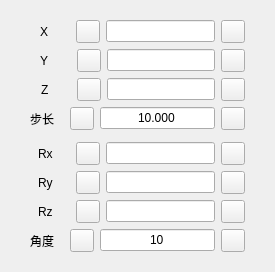
         <widget class="QWidget" name="ArmEndToolsCoordinateControlPage">
          <layout class="QHBoxLayout" name="horizontalLayout_6">
           <item>
            <widget class="CardWidget" name="ArmEndToolsCoordinateControlCard">
             <layout class="QHBoxLayout" name="horizontalLayout_7">
              <item>
               <layout class="QVBoxLayout" name="verticalLayout_3">
                <item>
                 <layout class="QHBoxLayout" name="horizontalLayout_10">
                  <item>
                   <spacer name="horizontalSpacer_32">
                    <property name="orientation">
                     <enum>Qt::Horizontal</enum>
                    </property>
                    <property name="sizeType">
                     <enum>QSizePolicy::Minimum</enum>
                    </property>
                    <property name="sizeHint" stdset="0">
                     <size>
                      <width>20</width>
                      <height>20</height>
                     </size>
                    </property>
                   </spacer>
                  </item>
                  <item>
                   <widget class="StrongBodyLabel" name="XLable">
                    <property name="text">
                     <string>X</string>
                    </property>
                    <property name="lightCustomQss" stdset="0">
                     <string>PushButton {     background: rgb(0, 170, 255); }  PushButton:hover {     background: rgb(0, 170, 255); }</string>
                    </property>
                   </widget>
                  </item>
                  <item>
                   <spacer name="horizontalSpacer_19">
                    <property name="orientation">
                     <enum>Qt::Horizontal</enum>
                    </property>
                    <property name="sizeType">
                     <enum>QSizePolicy::Minimum</enum>
                    </property>
                    <property name="sizeHint" stdset="0">
                     <size>
                      <width>22</width>
                      <height>20</height>
                     </size>
                    </property>
                   </spacer>
                  </item>
                  <item>
                   <widget class="ToolButton" name="XAxisSubButton">
                    <property name="lightCustomQss" stdset="0">
                     <string>ToolButton {
    background: rgb(125, 214, 249);
}

ToolButton:hover {
    background: rgb(125, 214, 249);
}</string>
                    </property>
                   </widget>
                  </item>
                  <item>
                   <widget class="LineEdit" name="XAxisEdit">
                    <property name="alignment">
                     <set>Qt::AlignCenter</set>
                    </property>
                    <property name="readOnly">
                     <bool>true</bool>
                    </property>
                   </widget>
                  </item>
                  <item>
                   <widget class="ToolButton" name="XAxisAddButton">
                    <property name="lightCustomQss" stdset="0">
                     <string>ToolButton {
    background: rgb(125, 214, 249);
}

ToolButton:hover {
    background: rgb(125, 214, 249);
}</string>
                    </property>
                   </widget>
                  </item>
                  <item>
                   <spacer name="horizontalSpacer_36">
                    <property name="orientation">
                     <enum>Qt::Horizontal</enum>
                    </property>
                    <property name="sizeType">
                     <enum>QSizePolicy::Minimum</enum>
                    </property>
                    <property name="sizeHint" stdset="0">
                     <size>
                      <width>10</width>
                      <height>20</height>
                     </size>
                    </property>
                   </spacer>
                  </item>
                 </layout>
                </item>
                <item>
                 <layout class="QHBoxLayout" name="horizontalLayout_11">
                  <item>
                   <spacer name="horizontalSpacer_33">
                    <property name="orientation">
                     <enum>Qt::Horizontal</enum>
                    </property>
                    <property name="sizeType">
                     <enum>QSizePolicy::Minimum</enum>
                    </property>
                    <property name="sizeHint" stdset="0">
                     <size>
                      <width>20</width>
                      <height>20</height>
                     </size>
                    </property>
                   </spacer>
                  </item>
                  <item>
                   <widget class="StrongBodyLabel" name="YLable">
                    <property name="text">
                     <string>Y</string>
                    </property>
                   </widget>
                  </item>
                  <item>
                   <spacer name="horizontalSpacer_20">
                    <property name="orientation">
                     <enum>Qt::Horizontal</enum>
                    </property>
                    <property name="sizeType">
                     <enum>QSizePolicy::Minimum</enum>
                    </property>
                    <property name="sizeHint" stdset="0">
                     <size>
                      <width>23</width>
                      <height>20</height>
                     </size>
                    </property>
                   </spacer>
                  </item>
                  <item>
                   <widget class="ToolButton" name="YAxisSubButton">
                    <property name="lightCustomQss" stdset="0">
                     <string>ToolButton {
    background: rgb(125, 214, 249);
}

ToolButton:hover {
    background: rgb(125, 214, 249);
}</string>
                    </property>
                   </widget>
                  </item>
                  <item>
                   <widget class="LineEdit" name="YAxisEdit">
                    <property name="alignment">
                     <set>Qt::AlignCenter</set>
                    </property>
                    <property name="readOnly">
                     <bool>true</bool>
                    </property>
                   </widget>
                  </item>
                  <item>
                   <widget class="ToolButton" name="YAxisAddButton">
                    <property name="lightCustomQss" stdset="0">
                     <string>ToolButton {
    background: rgb(125, 214, 249);
}

ToolButton:hover {
    background: rgb(125, 214, 249);
}</string>
                    </property>
                   </widget>
                  </item>
                  <item>
                   <spacer name="horizontalSpacer_37">
                    <property name="orientation">
                     <enum>Qt::Horizontal</enum>
                    </property>
                    <property name="sizeType">
                     <enum>QSizePolicy::Minimum</enum>
                    </property>
                    <property name="sizeHint" stdset="0">
                     <size>
                      <width>10</width>
                      <height>20</height>
                     </size>
                    </property>
                   </spacer>
                  </item>
                 </layout>
                </item>
                <item>
                 <layout class="QHBoxLayout" name="horizontalLayout_13">
                  <item>
                   <spacer name="horizontalSpacer_34">
                    <property name="orientation">
                     <enum>Qt::Horizontal</enum>
                    </property>
                    <property name="sizeType">
                     <enum>QSizePolicy::Minimum</enum>
                    </property>
                    <property name="sizeHint" stdset="0">
                     <size>
                      <width>21</width>
                      <height>20</height>
                     </size>
                    </property>
                   </spacer>
                  </item>
                  <item>
                   <widget class="StrongBodyLabel" name="Zlable">
                    <property name="text">
                     <string>Z</string>
                    </property>
                   </widget>
                  </item>
                  <item>
                   <spacer name="horizontalSpacer_21">
                    <property name="orientation">
                     <enum>Qt::Horizontal</enum>
                    </property>
                    <property name="sizeType">
                     <enum>QSizePolicy::Minimum</enum>
                    </property>
                    <property name="sizeHint" stdset="0">
                     <size>
                      <width>22</width>
                      <height>20</height>
                     </size>
                    </property>
                   </spacer>
                  </item>
                  <item>
                   <widget class="ToolButton" name="ZAxisSubButton">
                    <property name="lightCustomQss" stdset="0">
                     <string>ToolButton {
    background: rgb(125, 214, 249);
}

ToolButton:hover {
    background: rgb(125, 214, 249);
}</string>
                    </property>
                   </widget>
                  </item>
                  <item>
                   <widget class="LineEdit" name="ZAxisEdit">
                    <property name="alignment">
                     <set>Qt::AlignCenter</set>
                    </property>
                    <property name="readOnly">
                     <bool>true</bool>
                    </property>
                   </widget>
                  </item>
                  <item>
                   <widget class="ToolButton" name="ZAxisAddButton">
                    <property name="lightCustomQss" stdset="0">
                     <string>ToolButton {
    background: rgb(125, 214, 249);
}

ToolButton:hover {
    background: rgb(125, 214, 249);
}</string>
                    </property>
                   </widget>
                  </item>
                  <item>
                   <spacer name="horizontalSpacer_38">
                    <property name="orientation">
                     <enum>Qt::Horizontal</enum>
                    </property>
                    <property name="sizeType">
                     <enum>QSizePolicy::Minimum</enum>
                    </property>
                    <property name="sizeHint" stdset="0">
                     <size>
                      <width>10</width>
                      <height>20</height>
                     </size>
                    </property>
                   </spacer>
                  </item>
                 </layout>
                </item>
                <item>
                 <layout class="QHBoxLayout" name="horizontalLayout_14">
                  <item>
                   <spacer name="horizontalSpacer_35">
                    <property name="orientation">
                     <enum>Qt::Horizontal</enum>
                    </property>
                    <property name="sizeType">
                     <enum>QSizePolicy::Minimum</enum>
                    </property>
                    <property name="sizeHint" stdset="0">
                     <size>
                      <width>10</width>
                      <height>20</height>
                     </size>
                    </property>
                   </spacer>
                  </item>
                  <item>
                   <widget class="StrongBodyLabel" name="CoordinateStepLable">
                    <property name="text">
                     <string>步长</string>
                    </property>
                   </widget>
                  </item>
                  <item>
                   <spacer name="horizontalSpacer_22">
                    <property name="orientation">
                     <enum>Qt::Horizontal</enum>
                    </property>
                    <property name="sizeType">
                     <enum>QSizePolicy::Minimum</enum>
                    </property>
                    <property name="sizeHint" stdset="0">
                     <size>
                      <width>10</width>
                      <height>20</height>
                     </size>
                    </property>
                   </spacer>
                  </item>
                  <item>
                   <widget class="ToolButton" name="CoordinateStepSubButton">
                    <property name="lightCustomQss" stdset="0">
                     <string>ToolButton {
    background: rgb(125, 214, 249);
}

ToolButton:hover {
    background: rgb(125, 214, 249);
}</string>
                    </property>
                   </widget>
                  </item>
                  <item>
                   <widget class="LineEdit" name="CoordinateStepEdit">
                    <property name="text">
                     <string>10.000</string>
                    </property>
                    <property name="alignment">
                     <set>Qt::AlignCenter</set>
                    </property>
                   </widget>
                  </item>
                  <item>
                   <widget class="ToolButton" name="CoordinateAddButton">
                    <property name="lightCustomQss" stdset="0">
                     <string>ToolButton {
    background: rgb(125, 214, 249);
}

ToolButton:hover {
    background: rgb(125, 214, 249);
}</string>
                    </property>
                   </widget>
                  </item>
                  <item>
                   <spacer name="horizontalSpacer_39">
                    <property name="orientation">
                     <enum>Qt::Horizontal</enum>
                    </property>
                    <property name="sizeType">
                     <enum>QSizePolicy::Minimum</enum>
                    </property>
                    <property name="sizeHint" stdset="0">
                     <size>
                      <width>10</width>
                      <height>20</height>
                     </size>
                    </property>
                   </spacer>
                  </item>
                 </layout>
                </item>
                <item>
                 <widget class="HorizontalSeparator" name="HorizontalSeparator_2"/>
                </item>
                <item>
                 <layout class="QHBoxLayout" name="horizontalLayout_24">
                  <item>
                   <spacer name="horizontalSpacer_23">
                    <property name="orientation">
                     <enum>Qt::Horizontal</enum>
                    </property>
                    <property name="sizeType">
                     <enum>QSizePolicy::Minimum</enum>
                    </property>
                    <property name="sizeHint" stdset="0">
                     <size>
                      <width>18</width>
                      <height>20</height>
                     </size>
                    </property>
                   </spacer>
                  </item>
                  <item>
                   <widget class="StrongBodyLabel" name="RxLabel">
                    <property name="text">
                     <string>Rx</string>
                    </property>
                   </widget>
                  </item>
                  <item>
                   <spacer name="horizontalSpacer_79">
                    <property name="orientation">
                     <enum>Qt::Horizontal</enum>
                    </property>
                    <property name="sizeType">
                     <enum>QSizePolicy::Minimum</enum>
                    </property>
                    <property name="sizeHint" stdset="0">
                     <size>
                      <width>17</width>
                      <height>20</height>
                     </size>
                    </property>
                   </spacer>
                  </item>
                  <item>
                   <widget class="ToolButton" name="RxAxisSubButton">
                    <property name="lightCustomQss" stdset="0">
                     <string>ToolButton {
    background: rgb(125, 214, 249);
}

ToolButton:hover {
    background: rgb(125, 214, 249);
}</string>
                    </property>
                   </widget>
                  </item>
                  <item>
                   <widget class="LineEdit" name="RxAxisEdit">
                    <property name="alignment">
                     <set>Qt::AlignCenter</set>
                    </property>
                    <property name="readOnly">
                     <bool>true</bool>
                    </property>
                   </widget>
                  </item>
                  <item>
                   <widget class="ToolButton" name="RxAxisAddButton">
                    <property name="lightCustomQss" stdset="0">
                     <string>ToolButton {
    background: rgb(125, 214, 249);
}

ToolButton:hover {
    background: rgb(125, 214, 249);
}</string>
                    </property>
                   </widget>
                  </item>
                  <item>
                   <spacer name="horizontalSpacer_80">
                    <property name="orientation">
                     <enum>Qt::Horizontal</enum>
                    </property>
                    <property name="sizeType">
                     <enum>QSizePolicy::Minimum</enum>
                    </property>
                    <property name="sizeHint" stdset="0">
                     <size>
                      <width>10</width>
                      <height>20</height>
                     </size>
                    </property>
                   </spacer>
                  </item>
                 </layout>
                </item>
                <item>
                 <layout class="QHBoxLayout" name="horizontalLayout_25">
                  <item>
                   <spacer name="horizontalSpacer_81">
                    <property name="orientation">
                     <enum>Qt::Horizontal</enum>
                    </property>
                    <property name="sizeType">
                     <enum>QSizePolicy::Minimum</enum>
                    </property>
                    <property name="sizeHint" stdset="0">
                     <size>
                      <width>18</width>
                      <height>20</height>
                     </size>
                    </property>
                   </spacer>
                  </item>
                  <item>
                   <widget class="StrongBodyLabel" name="RyLabel">
                    <property name="text">
                     <string>Ry</string>
                    </property>
                   </widget>
                  </item>
                  <item>
                   <spacer name="horizontalSpacer_82">
                    <property name="orientation">
                     <enum>Qt::Horizontal</enum>
                    </property>
                    <property name="sizeType">
                     <enum>QSizePolicy::Minimum</enum>
                    </property>
                    <property name="sizeHint" stdset="0">
                     <size>
                      <width>17</width>
                      <height>20</height>
                     </size>
                    </property>
                   </spacer>
                  </item>
                  <item>
                   <widget class="ToolButton" name="RyAxisSubButton">
                    <property name="lightCustomQss" stdset="0">
                     <string>ToolButton {
    background: rgb(125, 214, 249);
}

ToolButton:hover {
    background: rgb(125, 214, 249);
}</string>
                    </property>
                   </widget>
                  </item>
                  <item>
                   <widget class="LineEdit" name="RyAxisEdit">
                    <property name="alignment">
                     <set>Qt::AlignCenter</set>
                    </property>
                    <property name="readOnly">
                     <bool>true</bool>
                    </property>
                   </widget>
                  </item>
                  <item>
                   <widget class="ToolButton" name="RyAxisAddButton">
                    <property name="lightCustomQss" stdset="0">
                     <string>ToolButton {
    background: rgb(125, 214, 249);
}

ToolButton:hover {
    background: rgb(125, 214, 249);
}</string>
                    </property>
                   </widget>
                  </item>
                  <item>
                   <spacer name="horizontalSpacer_83">
                    <property name="orientation">
                     <enum>Qt::Horizontal</enum>
                    </property>
                    <property name="sizeType">
                     <enum>QSizePolicy::Minimum</enum>
                    </property>
                    <property name="sizeHint" stdset="0">
                     <size>
                      <width>10</width>
                      <height>20</height>
                     </size>
                    </property>
                   </spacer>
                  </item>
                 </layout>
                </item>
                <item>
                 <layout class="QHBoxLayout" name="horizontalLayout_26">
                  <item>
                   <spacer name="horizontalSpacer_84">
                    <property name="orientation">
                     <enum>Qt::Horizontal</enum>
                    </property>
                    <property name="sizeType">
                     <enum>QSizePolicy::Minimum</enum>
                    </property>
                    <property name="sizeHint" stdset="0">
                     <size>
                      <width>18</width>
                      <height>20</height>
                     </size>
                    </property>
                   </spacer>
                  </item>
                  <item>
                   <widget class="StrongBodyLabel" name="RzLabel">
                    <property name="text">
                     <string>Rz</string>
                    </property>
                   </widget>
                  </item>
                  <item>
                   <spacer name="horizontalSpacer_85">
                    <property name="orientation">
                     <enum>Qt::Horizontal</enum>
                    </property>
                    <property name="sizeType">
                     <enum>QSizePolicy::Minimum</enum>
                    </property>
                    <property name="sizeHint" stdset="0">
                     <size>
                      <width>17</width>
                      <height>20</height>
                     </size>
                    </property>
                   </spacer>
                  </item>
                  <item>
                   <widget class="ToolButton" name="RzAxisSubButton">
                    <property name="lightCustomQss" stdset="0">
                     <string>ToolButton {
    background: rgb(125, 214, 249);
}

ToolButton:hover {
    background: rgb(125, 214, 249);
}</string>
                    </property>
                   </widget>
                  </item>
                  <item>
                   <widget class="LineEdit" name="RzAxisEdit">
                    <property name="alignment">
                     <set>Qt::AlignCenter</set>
                    </property>
                    <property name="readOnly">
                     <bool>true</bool>
                    </property>
                   </widget>
                  </item>
                  <item>
                   <widget class="ToolButton" name="RzAxisAddButton">
                    <property name="lightCustomQss" stdset="0">
                     <string>ToolButton {
    background: rgb(125, 214, 249);
}

ToolButton:hover {
    background: rgb(125, 214, 249);
}</string>
                    </property>
                   </widget>
                  </item>
                  <item>
                   <spacer name="horizontalSpacer_86">
                    <property name="orientation">
                     <enum>Qt::Horizontal</enum>
                    </property>
                    <property name="sizeType">
                     <enum>QSizePolicy::Minimum</enum>
                    </property>
                    <property name="sizeHint" stdset="0">
                     <size>
                      <width>10</width>
                      <height>20</height>
                     </size>
                    </property>
                   </spacer>
                  </item>
                 </layout>
                </item>
                <item>
                 <layout class="QHBoxLayout" name="horizontalLayout_27">
                  <item>
                   <spacer name="horizontalSpacer_87">
                    <property name="orientation">
                     <enum>Qt::Horizontal</enum>
                    </property>
                    <property name="sizeType">
                     <enum>QSizePolicy::Minimum</enum>
                    </property>
                    <property name="sizeHint" stdset="0">
                     <size>
                      <width>10</width>
                      <height>20</height>
                     </size>
                    </property>
                   </spacer>
                  </item>
                  <item>
                   <widget class="StrongBodyLabel" name="ApStepLabel">
                    <property name="text">
                     <string>角度</string>
                    </property>
                   </widget>
                  </item>
                  <item>
                   <spacer name="horizontalSpacer_88">
                    <property name="orientation">
                     <enum>Qt::Horizontal</enum>
                    </property>
                    <property name="sizeType">
                     <enum>QSizePolicy::Minimum</enum>
                    </property>
                    <property name="sizeHint" stdset="0">
                     <size>
                      <width>10</width>
                      <height>20</height>
                     </size>
                    </property>
                   </spacer>
                  </item>
                  <item>
                   <widget class="ToolButton" name="ApStepSubButton">
                    <property name="lightCustomQss" stdset="0">
                     <string>ToolButton {
    background: rgb(125, 214, 249);
}

ToolButton:hover {
    background: rgb(125, 214, 249);
}</string>
                    </property>
                   </widget>
                  </item>
                  <item>
                   <widget class="LineEdit" name="ApStepEdit">
                    <property name="text">
                     <string>10</string>
                    </property>
                    <property name="alignment">
                     <set>Qt::AlignCenter</set>
                    </property>
                   </widget>
                  </item>
                  <item>
                   <widget class="ToolButton" name="ApStepAddButton">
                    <property name="lightCustomQss" stdset="0">
                     <string>ToolButton {
    background: rgb(125, 214, 249);
}

ToolButton:hover {
    background: rgb(125, 214, 249);
}</string>
                    </property>
                   </widget>
                  </item>
                  <item>
                   <spacer name="horizontalSpacer_89">
                    <property name="orientation">
                     <enum>Qt::Horizontal</enum>
                    </property>
                    <property name="sizeType">
                     <enum>QSizePolicy::Minimum</enum>
                    </property>
                    <property name="sizeHint" stdset="0">
                     <size>
                      <width>10</width>
                      <height>20</height>
                     </size>
                    </property>
                   </spacer>
                  </item>
                 </layout>
                </item>
               </layout>
              </item>
             </layout>
            </widget>
           </item>
          </layout>
         </widget>
